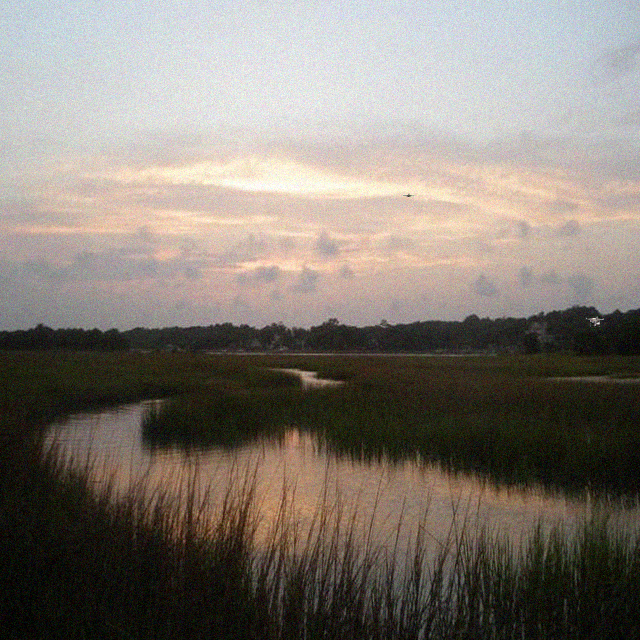
#> input picture data/sample_images/img_000185.png, 640 x 640 px; its folder holds 3 pictures in this run
$ python airbirds_inspect.py --dataset-root ../../../data/sample_images
#> lines starting #> are read from the running program, lines starting #| are printed output that depends on the picture
### code/src/drone_stress/airbirds_inspect.py
"""AirBirds chunk diversity audit — temporal thinning and perceptual-hash deduplication."""

from __future__ import annotations

import re
from dataclasses import dataclass
from pathlib import Path

import cv2
import numpy as np
import pandas as pd
import yaml
from PIL import Image

from drone_stress.yolo_adapter import IMAGE_EXTENSIONS, yolo_norm_to_xywh

METADATA_COLUMNS = [
    "image_path",
    "filename",
    "width",
    "height",
    "has_bird_annotation",
    "num_birds",
    "min_bbox_size",
    "max_bbox_size",
    "phash",
    "duplicate_group",
    "selected_after_temporal_stride",
    "selected_after_phash_dedup",
    "sequence_key",
]


@dataclass
class ImageRecord:
    image_path: Path
    filename: str
    width: int
    height: int
    has_bird_annotation: bool
    num_birds: int
    min_bbox_size: float | None
    max_bbox_size: float | None
    phash: str
    duplicate_group: int
    selected_after_temporal_stride: bool
    selected_after_phash_dedup: bool
    sequence_key: str

    def to_row(self) -> dict:
        return {
            "image_path": str(self.image_path.resolve()),
            "filename": self.filename,
            "width": self.width,
            "height": self.height,
            "has_bird_annotation": self.has_bird_annotation,
            "num_birds": self.num_birds,
            "min_bbox_size": self.min_bbox_size,
            "max_bbox_size": self.max_bbox_size,
            "phash": self.phash,
            "duplicate_group": self.duplicate_group,
            "selected_after_temporal_stride": self.selected_after_temporal_stride,
            "selected_after_phash_dedup": self.selected_after_phash_dedup,
            "sequence_key": self.sequence_key,
        }


def natural_sort_key(path: Path) -> list:
    text = path.as_posix()
    return [
        int(part) if part.isdigit() else part.lower()
        for part in re.split(r"(\d+)", text)
    ]


def resolve_bird_class_ids(dataset_root: Path) -> set[int]:
    """Resolve YOLO class ids that correspond to birds (default: {0})."""
    data_yaml = dataset_root / "data.yaml"
    if not data_yaml.is_file():
        return {0}

    with data_yaml.open(encoding="utf-8") as f:
        raw = yaml.safe_load(f) or {}
    names = raw.get("names")
    if names is None:
        return {0}

    if isinstance(names, list):
        id_to_name = {i: str(name) for i, name in enumerate(names)}
    elif isinstance(names, dict):
        id_to_name = {int(k): str(v) for k, v in names.items()}
    else:
        return {0}

    bird_ids = {
        cid
        for cid, name in id_to_name.items()
        if "bird" in name.lower()
    }
    return bird_ids or {0}


def find_yolo_label(image_path: Path) -> Path | None:
    """Locate a YOLO label file for an image using common AirBirds / YOLO layouts."""
    direct = image_path.with_suffix(".txt")
    if direct.is_file():
        return direct

    parts = list(image_path.parts)
    for i, part in enumerate(parts):
        lower = part.lower()
        if "image" in lower and "label" not in lower:
            replacements: list[str] = []
            if "images" in lower:
                replacements.append(
                    part.replace("images", "labels").replace("Images", "Labels")
                )
            if part.endswith("image"):
                replacements.append(part[:-5] + "labels")
            replacements.append("labels")
            for replacement in replacements:
                if replacement == part:
                    continue
                candidate = Path(*parts[:i], replacement, *parts[i + 1 :]).with_suffix(
                    ".txt"
                )
                if candidate.is_file():
                    return candidate
    return None


def parse_bird_annotations(
    label_path: Path | None,
    *,
    bird_class_ids: set[int],
    img_w: int,
    img_h: int,
) -> tuple[int, float | None, float | None]:
    if label_path is None or not label_path.is_file():
        return 0, None, None

    sizes: list[float] = []
    for line in label_path.read_text(encoding="utf-8").splitlines():
        line = line.strip()
        if not line or line.startswith("#"):
            continue
        parts = line.split()
        if len(parts) < 5:
            continue
        try:
            class_id = int(float(parts[0]))
            xc, yc, wn, hn = (
                float(parts[1]),
                float(parts[2]),
                float(parts[3]),
                float(parts[4]),
            )
        except ValueError:
            continue
        if class_id not in bird_class_ids:
            continue
        _x, _y, w, h = yolo_norm_to_xywh(xc, yc, wn, hn, img_w, img_h)
        sizes.append(float(max(w, h)))

    if not sizes:
        return 0, None, None
    return len(sizes), float(min(sizes)), float(max(sizes))


def compute_phash(image_path: Path) -> str:
    """Compute 64-bit perceptual hash (hex) compatible with Hamming thresholding."""
    gray = cv2.imread(str(image_path), cv2.IMREAD_GRAYSCALE)
    if gray is None:
        raise OSError(f"Cannot read image for phash: {image_path}")

    resized = cv2.resize(gray, (32, 32), interpolation=cv2.INTER_AREA)
    dct = cv2.dct(np.float32(resized))
    dct_low = dct[:8, :8]
    med = float(np.median(dct_low[1:, 1:]))
    bits = (dct_low > med).astype(np.uint8).flatten()
    value = 0
    for bit in bits:
        value = (value << 1) | int(bit)
    return f"{value:016x}"


# [6 lines left out: function phash_hamming_distance, not called in this run]


def sequence_key_for_image(image_path: Path, dataset_root: Path) -> str:
    """Group frames by parent folder relative to dataset root (camera / clip folder)."""
    try:
        rel = image_path.parent.relative_to(dataset_root.resolve())
        key = rel.as_posix()
        return key if key else image_path.parent.name
    except ValueError:
        return image_path.parent.name


def iter_image_paths(dataset_root: Path) -> list[Path]:
    paths: list[Path] = []
    for path in sorted(dataset_root.rglob("*"), key=natural_sort_key):
        if path.is_file() and path.suffix.lower() in IMAGE_EXTENSIONS:
            paths.append(path)
#> pass 2 of the loop in iter_image_paths, `for path in sorted(dataset_root.rglob("*"), key=natural_sort_key):`:
#> pass 3 of the loop in iter_image_paths, `for path in sorted(dataset_root.rglob("*"), key=natural_sort_key):`:
    return paths


def apply_temporal_thinning(
    records: list[ImageRecord],
    *,
    temporal_stride: int,
) -> list[ImageRecord]:
    by_sequence: dict[str, list[ImageRecord]] = {}
    for record in records:
        by_sequence.setdefault(record.sequence_key, []).append(record)

    selected: list[ImageRecord] = []
    stride = max(1, temporal_stride)
    for _key, group in by_sequence.items():
        group.sort(key=lambda r: natural_sort_key(Path(r.filename)))
        for idx, record in enumerate(group):
            if idx % stride == 0:
                record.selected_after_temporal_stride = True
                selected.append(record)
            else:
                record.selected_after_temporal_stride = False
    return selected


def apply_phash_deduplication(
    thinned: list[ImageRecord],
    *,
    phash_threshold: int,
) -> tuple[list[ImageRecord], int]:
    """Cluster near-duplicates; keep first frame per group in temporal order."""
    representatives: list[tuple[str, int]] = []
    num_groups = 0

    thinned_sorted = sorted(
        thinned,
        key=lambda r: (r.sequence_key, natural_sort_key(Path(r.filename))),
    )

    for record in thinned_sorted:
        matched_group: int | None = None
        for rep_hash, group_id in representatives:
            if phash_hamming_distance(record.phash, rep_hash) <= phash_threshold:
                matched_group = group_id
                break

        if matched_group is None:
            matched_group = num_groups
            representatives.append((record.phash, matched_group))
            num_groups += 1
            record.selected_after_phash_dedup = True
        else:
            record.selected_after_phash_dedup = False

        record.duplicate_group = matched_group

    return thinned_sorted, num_groups


def scan_airbirds_chunk(
    dataset_root: Path,
    *,
    max_images: int,
    bird_class_ids: set[int] | None = None,
) -> list[ImageRecord]:
    dataset_root = dataset_root.resolve()
    bird_ids = bird_class_ids or resolve_bird_class_ids(dataset_root)

    image_paths = iter_image_paths(dataset_root)
    if max_images > 0:
        image_paths = image_paths[:max_images]

    records: list[ImageRecord] = []
    for image_path in image_paths:
        try:
            with Image.open(image_path) as img:
#> img is the input picture: PIL image 640x640 RGB; mean R, G, B 130.5, 123, 114.9
                width, height = img.size
#> width = 640; height = 640
        except OSError:
            continue

        label_path = find_yolo_label(image_path)
        num_birds, min_bbox, max_bbox = parse_bird_annotations(
            label_path,
            bird_class_ids=bird_ids,
            img_w=width,
            img_h=height,
        )
#> num_birds = 0

        try:
            phash = compute_phash(image_path)
#> in compute_phash, `gray = cv2.imread(str(image_path), cv2.IMREAD_GRAYSCALE)`:
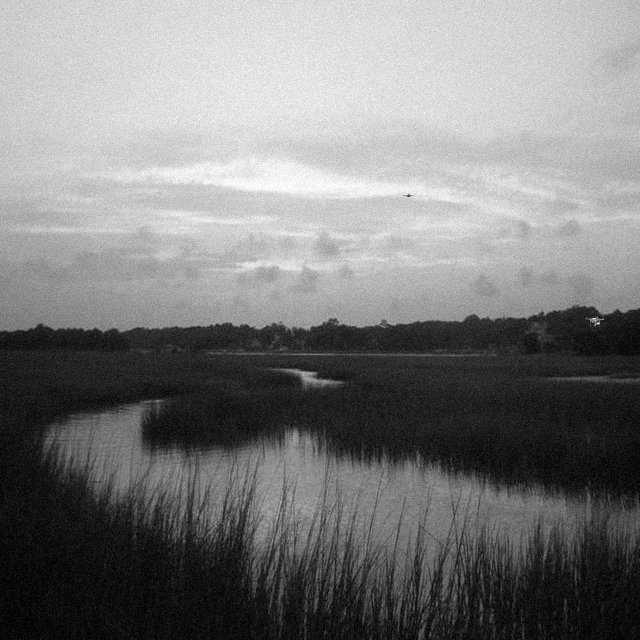
#> gray: shape (640, 640); min 0, max 255, mean 123.9
#> in compute_phash, `resized = cv2.resize(gray, (32, 32), interpolation=cv2.INTER_AREA)`:
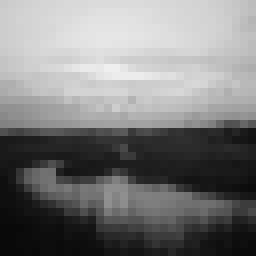
#> resized: shape (32, 32) (shown 8 times larger); min 8, max 239, mean 123.9
#> in compute_phash, `dct = cv2.dct(np.float32(resized))`:
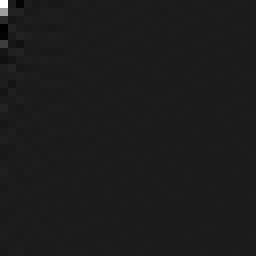
#> dct: shape (32, 32) float32 (shown 8 times larger); min -485.7, max 3963.3, mean 5.5; drawn with min black and max white
#> in compute_phash, `med = float(np.median(dct_low[1:, 1:]))`: med = 10.01
#> in compute_phash, `bits = (dct_low > med).astype(np.uint8).flatten()`: bits = 64 values, max 1 at index 0, min 0 at index 2, mean 0.469
#> the loop in compute_phash, `for bit in bits:` made 64 passes
#> (bit, value) on passes 3 to 14: (0, 6), (1, 13), (0, 26), (0, 52), (0, 104), (0, 208), (1, 417), (1, 835), (1, 1671), (0, 3342), (0, 6684), (1, 13369)
#> value on passes 1 to 2: 1, 3
#> after the loop in compute_phash, `for bit in bits:`: value = 15053166581641273407
#> phash = 'd0e797403b82603f'
        except OSError:
            phash = ""

        records.append(
            ImageRecord(
                image_path=image_path,
                filename=image_path.name,
                width=int(width),
                height=int(height),
                has_bird_annotation=num_birds > 0,
                num_birds=num_birds,
                min_bbox_size=min_bbox,
                max_bbox_size=max_bbox,
                phash=phash,
                duplicate_group=-1,
                selected_after_temporal_stride=False,
                selected_after_phash_dedup=False,
                sequence_key=sequence_key_for_image(image_path, dataset_root),
            )
        )
#> pass 2 of the loop in scan_airbirds_chunk, `for image_path in image_paths:`:
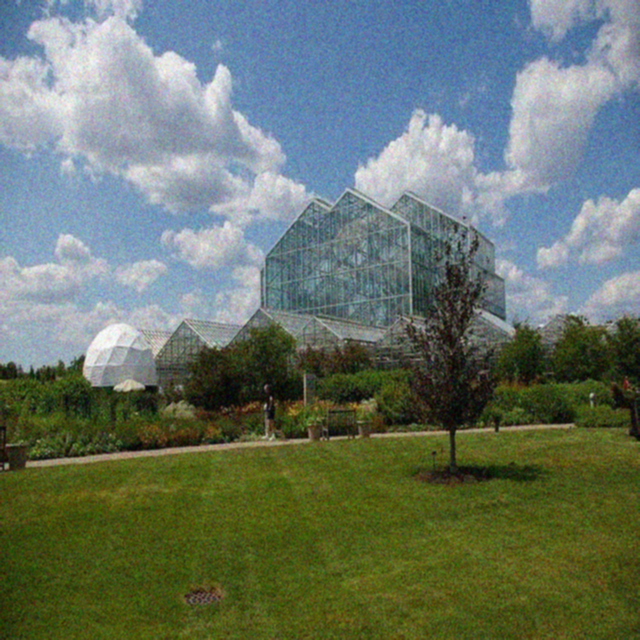
#> input picture data/sample_images/img_000565.png, 640 x 640 px
#> in scan_airbirds_chunk, img is the input picture: PIL image 640x640 RGB; mean R, G, B 104.2, 117.5, 105
#> in compute_phash (call 2), `gray = cv2.imread(str(image_path), cv2.IMREAD_GRAYSCALE)`:
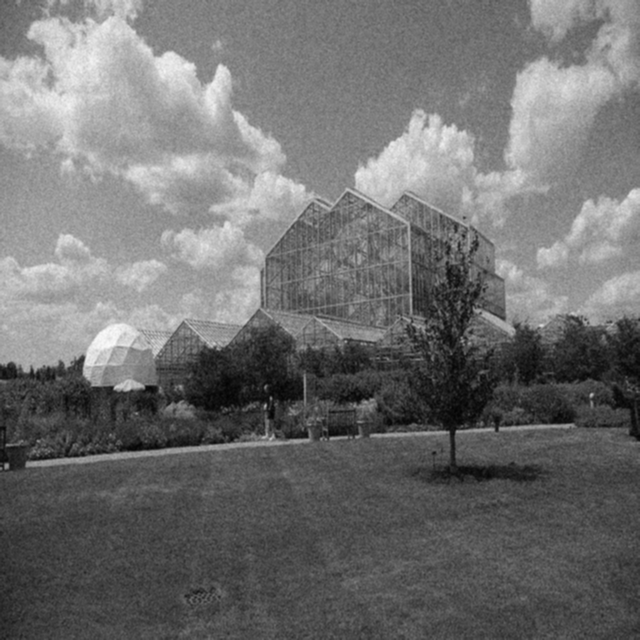
#> gray: shape (640, 640); min 3, max 250, mean 111.6
#> in compute_phash (call 2), `dct = cv2.dct(np.float32(resized))`:
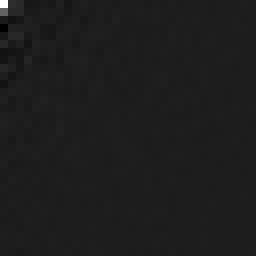
#> dct: shape (32, 32) float32 (shown 8 times larger); min -467.2, max 3572.1, mean 3.5; drawn with min black and max white
#> med = -11.42
#> bits = 64 values, max 1 at index 0, min 0 at index 3, mean 0.469
#> the loop in compute_phash (call 2), `for bit in bits:` made 64 passes
#> (bit, value) on passes 3 to 10: (1, 7), (0, 14), (0, 28), (0, 56), (0, 112), (1, 225), (1, 451), (1, 903)
#> after the loop in compute_phash (call 2), `for bit in bits:`: value = 16278004084578912784
#> phash = 'e1e7167869af0a10'
#> pass 3 of the loop in scan_airbirds_chunk, `for image_path in image_paths:`:
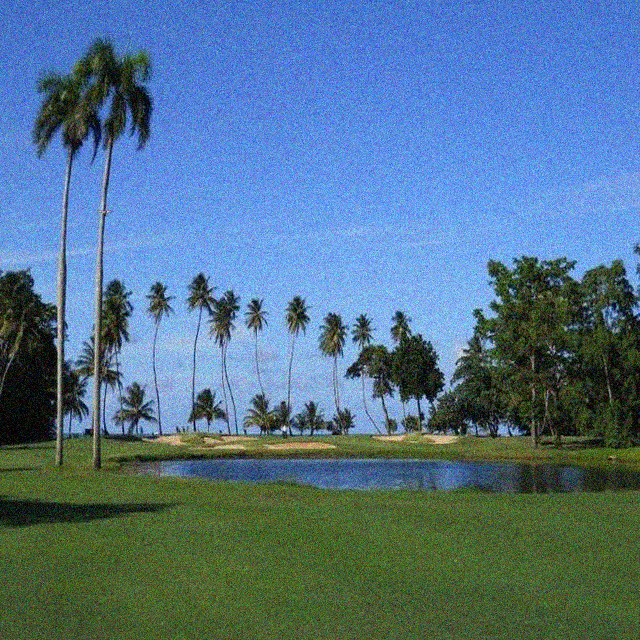
#> input picture data/sample_images/img_000606.png, 640 x 640 px
#> in scan_airbirds_chunk, img is the input picture: PIL image 640x640 RGB; mean R, G, B 83.1, 115.9, 139.9
#> in compute_phash (call 3), `gray = cv2.imread(str(image_path), cv2.IMREAD_GRAYSCALE)`:
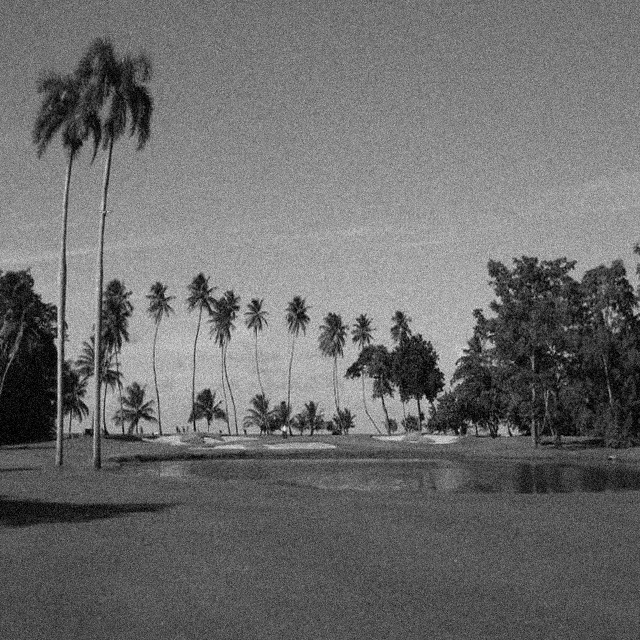
#> gray: shape (640, 640); min 0, max 239, mean 108.3
#> in compute_phash (call 3), `dct = cv2.dct(np.float32(resized))`:
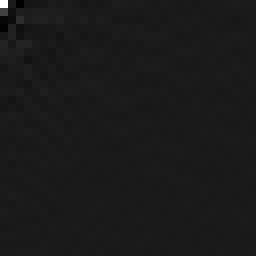
#> dct: shape (32, 32) float32 (shown 8 times larger); min -400.7, max 3465.9, mean 3.3; drawn with min black and max white
#> med = 6.81
#> bits = 64 values, max 1 at index 0, min 0 at index 2, mean 0.484
#> the loop in compute_phash (call 3), `for bit in bits:` made 64 passes
#> (bit, value) on passes 3 to 10: (0, 6), (0, 12), (0, 24), (0, 48), (1, 97), (0, 194), (1, 389), (0, 778)
#> after the loop in compute_phash (call 3), `for bit in bits:`: value = 14033004513401168352
#> phash = 'c2bf3f4140bae1e0'
    return records


def audit_airbirds_chunk(
    dataset_root: Path,
    *,
    max_images: int = 5000,
    temporal_stride: int = 100,
    phash_threshold: int = 6,
    bird_class_ids: set[int] | None = None,
) -> tuple[pd.DataFrame, dict]:
    records = scan_airbirds_chunk(
        dataset_root,
        max_images=max_images,
        bird_class_ids=bird_class_ids,
    )
#> records = 3 items
    thinned = apply_temporal_thinning(records, temporal_stride=temporal_stride)
#> the loop in apply_temporal_thinning, `for record in records:` made 3 passes
#> after the loop in apply_temporal_thinning, `for record in records:`: by_sequence = 1 item
#> the loop in apply_temporal_thinning, `for _key, group in by_sequence.items():` made 1 pass
#> _key on pass 1: 'sample_images'
#> thinned = 1 item
    _, num_duplicate_groups = apply_phash_deduplication(
        thinned,
        phash_threshold=phash_threshold,
    )
#> the loop in apply_phash_deduplication, `for record in thinned_sorted:` made 1 pass
#> (num_groups, record.selected_after_phash_dedup, record.duplicate_group) on pass 1: (1, True, 0)
#> after the loop in apply_phash_deduplication, `for record in thinned_sorted:`: num_groups = 1; representatives = [('d0e797403b82603f', 0)]
#> num_duplicate_groups = 1

    df = pd.DataFrame([r.to_row() for r in records], columns=METADATA_COLUMNS)
#> df = table of 3 rows and 13 columns
    deduped = df[df["selected_after_phash_dedup"] == True]  # noqa: E712
#> deduped = table of 1 rows and 13 columns
    usable = int(len(deduped))
#> usable = 1
    bird_images = int(df["has_bird_annotation"].sum())
#> bird_images = 0
    no_bird_images = int(len(df) - bird_images)
#> no_bird_images = 3

    summary = {
        "total_images_found": len(records),
        "images_after_temporal_thinning": int(df["selected_after_temporal_stride"].sum()),
        "images_after_phash_dedup": usable,
        "duplicate_groups": num_duplicate_groups,
        "no_bird_images": no_bird_images,
        "bird_images": bird_images,
        "usable_distinct_backgrounds": usable,
        "usable_no_bird_backgrounds": int(
            deduped[deduped["has_bird_annotation"] == False].shape[0]  # noqa: E712
        ),
        "usable_bird_hard_negatives": int(
            deduped[deduped["has_bird_annotation"] == True].shape[0]  # noqa: E712
        ),
    }
    return df, summary


# [15 lines left out: function write_audit_report, not called in this run]

### code/scripts/adapters/airbirds_inspect.py
#!/usr/bin/env python3
"""Diversity audit for one extracted AirBirds chunk before dataset commitment.

Temporal thinning + perceptual-hash deduplication to estimate how many distinct
backgrounds / hard negatives a fixed-camera time-series chunk provides.

See README.md — AirBirds inspection (§2a-x).
"""

from __future__ import annotations

import argparse
import sys
from pathlib import Path

import matplotlib.pyplot as plt
import pandas as pd
from PIL import Image

PROJECT_ROOT = Path(__file__).resolve().parents[3]
if str(PROJECT_ROOT / "code" / "src") not in sys.path:
    sys.path.insert(0, str(PROJECT_ROOT / "code" / "src"))

from drone_stress.airbirds_inspect import (
    METADATA_COLUMNS,
    audit_airbirds_chunk,
    write_audit_report,
)

DEFAULT_OUTPUT_ROOT = PROJECT_ROOT / "data" / "processed" / "airbirds_inspection"
DEFAULT_SHEET_DIR = PROJECT_ROOT / "outputs" / "contact_sheets"


def _resolve(path: Path) -> Path:
    return path if path.is_absolute() else PROJECT_ROOT / path


# [69 lines left out: functions _tile_title, _save_contact_sheet, not called in this run]


def main() -> None:
    parser = argparse.ArgumentParser(
        description="Audit diversity of one extracted AirBirds chunk (temporal + phash)."
    )
    parser.add_argument(
        "--dataset-root",
        type=Path,
        required=True,
        help="Root of one extracted AirBirds chunk (images + optional YOLO labels)",
    )
    parser.add_argument(
        "--output-root",
        type=Path,
        default=DEFAULT_OUTPUT_ROOT,
        help="Directory for metadata CSV and report",
    )
    parser.add_argument(
        "--max-images",
        type=int,
        default=5000,
        help="Maximum images to scan (0 = no cap)",
    )
    parser.add_argument(
        "--temporal-stride",
        type=int,
        default=100,
        help="Keep every Nth frame per sequence folder",
    )
    parser.add_argument(
        "--phash-threshold",
        type=int,
        default=6,
        help="Max Hamming distance for perceptual-hash near-duplicate grouping",
    )
    parser.add_argument(
        "--make-contact-sheets",
        action="store_true",
        help="Write sample contact sheets under outputs/contact_sheets/",
    )
    parser.add_argument("--contact-sheet-dir", type=Path, default=DEFAULT_SHEET_DIR)
    parser.add_argument("--max-sheet-tiles", type=int, default=24)
    parser.add_argument("--seed", type=int, default=42)
    args = parser.parse_args()

    dataset_root = _resolve(args.dataset_root)
    output_root = _resolve(args.output_root)
    sheet_dir = _resolve(args.contact_sheet_dir)

    if not dataset_root.is_dir():
        raise FileNotFoundError(f"--dataset-root not found: {dataset_root}")

    output_root.mkdir(parents=True, exist_ok=True)
    metadata_path = output_root / "airbirds_inspection_metadata.csv"
    report_path = output_root / "airbirds_inspection_report.txt"

    df, summary = audit_airbirds_chunk(
        dataset_root,
        max_images=args.max_images,
        temporal_stride=args.temporal_stride,
        phash_threshold=args.phash_threshold,
    )
#> df = table of 3 rows and 13 columns; summary = 9 items
#> (the run stopped early here; a loop or call above may not have finished)
